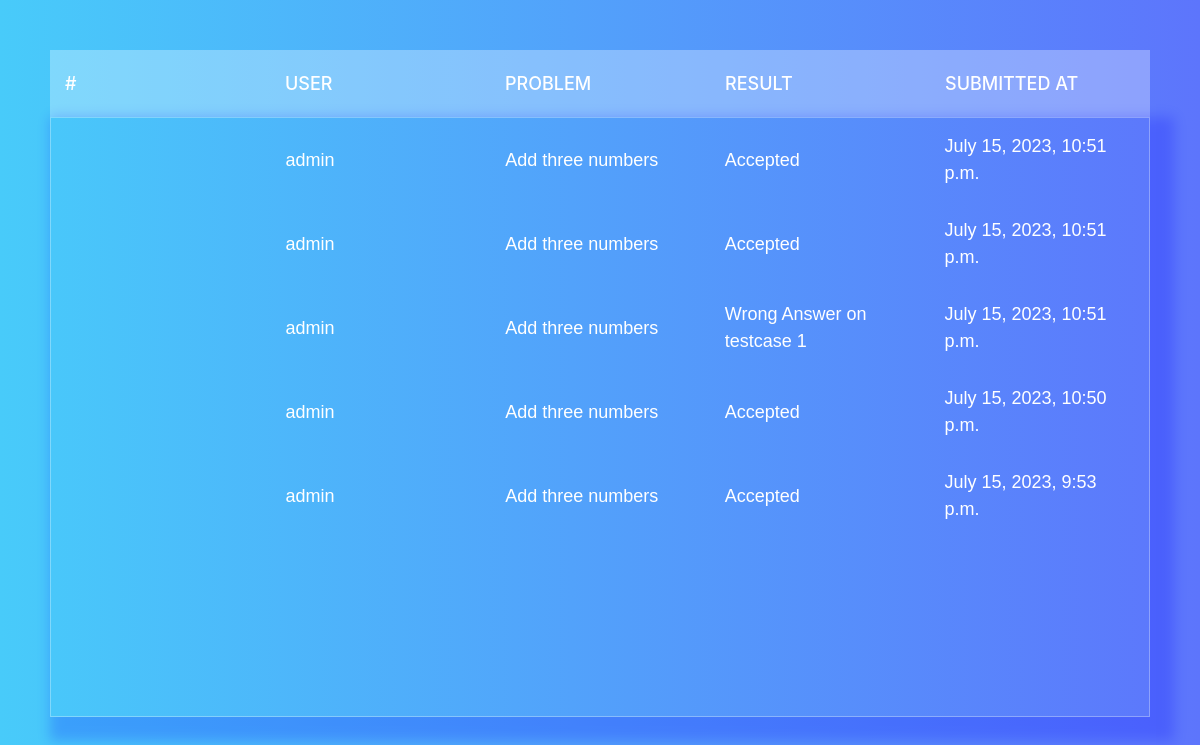
The app's page /contests/contest/1/problem/1/submissions/ (signed in) with its own data.
### contests/models.py (models this page shows, shortened)
class Submission(models.Model):
    user = models.ForeignKey(User, on_delete=models.CASCADE)
    question = models.ForeignKey(Question, on_delete=models.CASCADE)
    code = models.TextField()
    language = models.CharField(max_length=50)
    submitted_at = models.DateTimeField(auto_now_add=True)
    verdict=models.CharField(max_length=50)
    submitted_code=models.CharField(max_length=255)

class Question(models.Model):
    contest = models.ForeignKey(Contest, on_delete=models.CASCADE)
    name=models.CharField(max_length=255)
    problem_statement=RichTextField()
    code=models.CharField(max_length=255)
    users=models.ManyToManyField(User)
    input_statement=RichTextField()
    constraint_statement=RichTextField()
    output_statement=RichTextField()
    editorial=RichTextField(default="Coming Soon")
    points=models.IntegerField(default=0)

### contests/views.py (the view)
# urls.py: path('contest/<int:contest_id>/problem/<int:question_id>/submissions/', views.submissions,name='submissions'),
@login_required
def submissions(request,contest_id,question_id):
        if cache.get('q'+str(question_id)):
            question=cache.get('q'+str(question_id))
        else:
            question=Question.objects.get(pk=question_id)
            cache.set('q'+str(question_id),question,timeout=24*60)
        solutions=Submission.objects.filter(user=request.user,question=question).order_by('-id')
        return render(request,'submissions.html',{'solutions':solutions,'iscontest':True})

### templates/submissions.html (shortened to what this page needs)
{% load static %}
<!doctype html>
<html lang="en">
  <head>
    <link rel="stylesheet" href="{% static 'submissions.css' %}">
    <link rel="stylesheet" href="https://cdn.jsdelivr.net/npm/bootstrap@4.0.0/dist/css/bootstrap.min.css">
  </head>
  <body>
    <section>
      <div class="tbl-header">
        <table cellpadding="0" cellspacing="0" border="0">
          <thead>
            <tr>
              <th>#</th>
              <th>User</th>
              <th>Problem</th>
              <th>Result</th>
              <th>Submitted At</th>
            </tr>
          </thead>
        </table>
      </div>
      <div class="tbl-content">
        <table cellpadding="0" cellspacing="0" border="0">
          <tbody>
        {% for sol in solutions %}
        {% if iscontest %}
        <tr>
          <td>{{sol.solution_id}}</td>
          <td>{{sol.user.username}}</td>
          <td>{{sol.question.name}}</td>
          <td>{{sol.verdict}}</td>
          <td>{{sol.submitted_at}}</td>
        </tr>
        {% endif %}
    {% endfor %}
          </tbody>
        </table>
      </div>
    </section>
  </body>
</html>

### static/submissions.css (style rules this page uses)
table { width:100%; table-layout: fixed; }
.tbl-header { background-color: rgba(255,255,255,0.3); }
.tbl-content { height:600px; overflow-x:auto; margin-top: 0px; border: 1px solid rgba(255,255,255,0.3); box-shadow: 12px 12px 12px 12px rgba(0, 0, 255, .2); }
th { padding: 20px 15px; text-align: left; font-weight: 500; font-size: 18px; color: #fff; text-transform: uppercase; }
td { padding: 15px; text-align: left; vertical-align:middle; font-weight: 300; font-family: 'Proxima Nova', sans-serif; font-size: 18px; color: #fff; }
body { background: -webkit-linear-gradient(right, #5D75FC, #48CBFA); background: linear-gradient(to center, #5D75FC, #48CBFA); font-family: 'Roboto', sans-serif; }
section { margin: 50px; }

### records on screen
Submission: user.username "admin", question.name "Add three numbers", verdict "Accepted", submitted_at "July 15, 2023, 10:51 p.m."
Submission: user.username "admin", question.name "Add three numbers", verdict "Accepted", submitted_at "July 15, 2023, 10:51 p.m."
Submission: user.username "admin", question.name "Add three numbers", verdict "Wrong Answer on testcase 1", submitted_at "July 15, 2023, 10:51 p.m."
Submission: user.username "admin", question.name "Add three numbers", verdict "Accepted", submitted_at "July 15, 2023, 10:50 p.m."
Submission: user.username "admin", question.name "Add three numbers", verdict "Accepted", submitted_at "July 15, 2023, 9:53 p.m."
